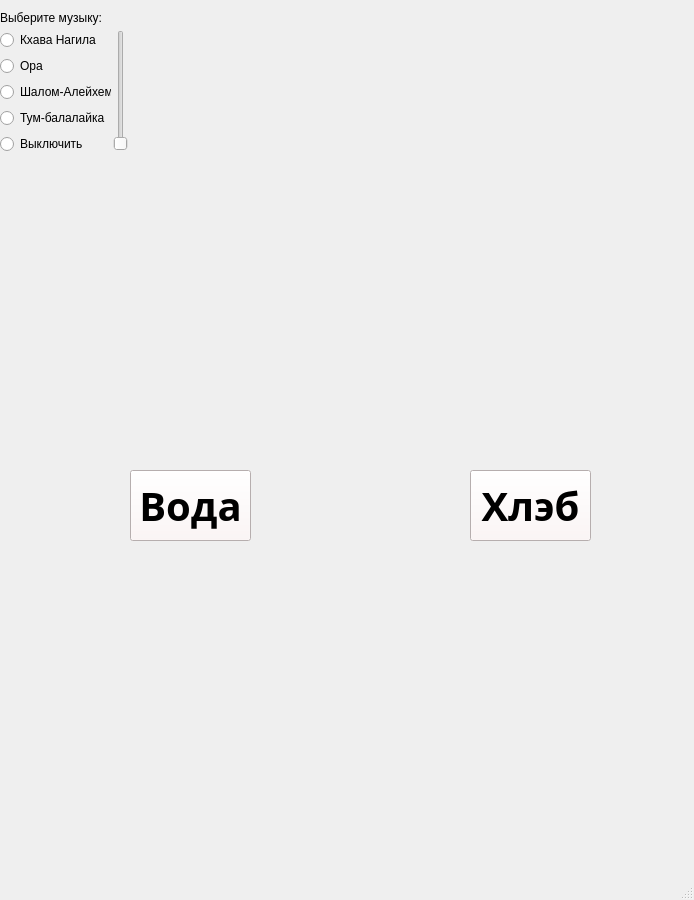
<?xml version="1.0" encoding="UTF-8"?>
<ui version="4.0">
 <class>MainWindow</class>
 <widget class="QMainWindow" name="MainWindow">
  <property name="geometry">
   <rect>
    <x>0</x>
    <y>0</y>
    <width>694</width>
    <height>900</height>
   </rect>
  </property>
  <property name="windowTitle">
   <string>MainWindow</string>
  </property>
  <widget class="QWidget" name="centralwidget">
   <widget class="QLabel" name="font1">
    <property name="geometry">
     <rect>
      <x>-370</x>
      <y>-220</y>
      <width>1200</width>
      <height>1261</height>
     </rect>
    </property>
    <property name="font">
     <font>
      <family>Monotype Corsiva</family>
      <weight>50</weight>
      <italic>false</italic>
      <bold>false</bold>
      <stylestrategy>PreferDefault</stylestrategy>
     </font>
    </property>
    <property name="text">
     <string/>
    </property>
    <property name="pixmap">
     <pixmap>white front.png</pixmap>
    </property>
    <property name="scaledContents">
     <bool>true</bool>
    </property>
   </widget>
   <widget class="QLabel" name="jhleb">
    <property name="geometry">
     <rect>
      <x>120</x>
      <y>60</y>
      <width>481</width>
      <height>651</height>
     </rect>
    </property>
    <property name="text">
     <string/>
    </property>
    <property name="pixmap">
     <pixmap>hleb.png</pixmap>
    </property>
    <property name="scaledContents">
     <bool>true</bool>
    </property>
   </widget>
   <widget class="QPushButton" name="hleb">
    <property name="geometry">
     <rect>
      <x>470</x>
      <y>470</y>
      <width>121</width>
      <height>71</height>
     </rect>
    </property>
    <property name="font">
     <font>
      <family>Papyrus</family>
      <pointsize>30</pointsize>
      <weight>75</weight>
      <italic>false</italic>
      <bold>true</bold>
      <underline>false</underline>
     </font>
    </property>
    <property name="styleSheet">
     <string notr="true">background-color: rgb(255, 244, 244);</string>
    </property>
    <property name="text">
     <string>Хлэб</string>
    </property>
   </widget>
   <widget class="QPushButton" name="mocha">
    <property name="geometry">
     <rect>
      <x>130</x>
      <y>470</y>
      <width>121</width>
      <height>71</height>
     </rect>
    </property>
    <property name="font">
     <font>
      <family>Papyrus</family>
      <pointsize>30</pointsize>
      <weight>75</weight>
      <italic>false</italic>
      <bold>true</bold>
      <underline>false</underline>
     </font>
    </property>
    <property name="styleSheet">
     <string notr="true">background-color: rgb(255, 244, 244);</string>
    </property>
    <property name="text">
     <string>Вода</string>
    </property>
   </widget>
   <widget class="QLabel" name="jmoch">
    <property name="geometry">
     <rect>
      <x>120</x>
      <y>62</y>
      <width>481</width>
      <height>651</height>
     </rect>
    </property>
    <property name="text">
     <string/>
    </property>
    <property name="pixmap">
     <pixmap>moch.png</pixmap>
    </property>
    <property name="scaledContents">
     <bool>true</bool>
    </property>
   </widget>
   <widget class="QWidget" name="verticalLayoutWidget">
    <property name="geometry">
     <rect>
      <x>0</x>
      <y>30</y>
      <width>111</width>
      <height>128</height>
     </rect>
    </property>
    <layout class="QVBoxLayout" name="verticalLayout_3">
     <item>
      <widget class="QRadioButton" name="music1">
       <property name="text">
        <string>Кхава Нагила</string>
       </property>
      </widget>
     </item>
     <item>
      <widget class="QRadioButton" name="music2">
       <property name="text">
        <string>Ора</string>
       </property>
      </widget>
     </item>
     <item>
      <widget class="QRadioButton" name="music3">
       <property name="text">
        <string>Шалом-Алейхем</string>
       </property>
      </widget>
     </item>
     <item>
      <widget class="QRadioButton" name="music4">
       <property name="text">
        <string>Тум-балалайка</string>
       </property>
      </widget>
     </item>
     <item>
      <widget class="QRadioButton" name="stop">
       <property name="text">
        <string>Выключить</string>
       </property>
      </widget>
     </item>
    </layout>
   </widget>
   <widget class="QLabel" name="label">
    <property name="geometry">
     <rect>
      <x>0</x>
      <y>10</y>
      <width>101</width>
      <height>16</height>
     </rect>
    </property>
    <property name="text">
     <string>Выберите музыку:</string>
    </property>
   </widget>
   <widget class="QSlider" name="slid">
    <property name="geometry">
     <rect>
      <x>110</x>
      <y>30</y>
      <width>22</width>
      <height>121</height>
     </rect>
    </property>
    <property name="orientation">
     <enum>Qt::Vertical</enum>
    </property>
   </widget>
   <widget class="QLabel" name="jnormal">
    <property name="geometry">
     <rect>
      <x>120</x>
      <y>60</y>
      <width>481</width>
      <height>651</height>
     </rect>
    </property>
    <property name="text">
     <string/>
    </property>
    <property name="pixmap">
     <pixmap>norm.png</pixmap>
    </property>
    <property name="scaledContents">
     <bool>true</bool>
    </property>
   </widget>
   <zorder>font1</zorder>
   <zorder>jhleb</zorder>
   <zorder>jmoch</zorder>
   <zorder>hleb</zorder>
   <zorder>mocha</zorder>
   <zorder>verticalLayoutWidget</zorder>
   <zorder>label</zorder>
   <zorder>slid</zorder>
   <zorder>jnormal</zorder>
  </widget>
  <widget class="QMenuBar" name="menubar">
   <property name="geometry">
    <rect>
     <x>0</x>
     <y>0</y>
     <width>694</width>
     <height>21</height>
    </rect>
   </property>
  </widget>
  <widget class="QStatusBar" name="statusbar"/>
 </widget>
 <resources/>
 <connections/>
</ui>
